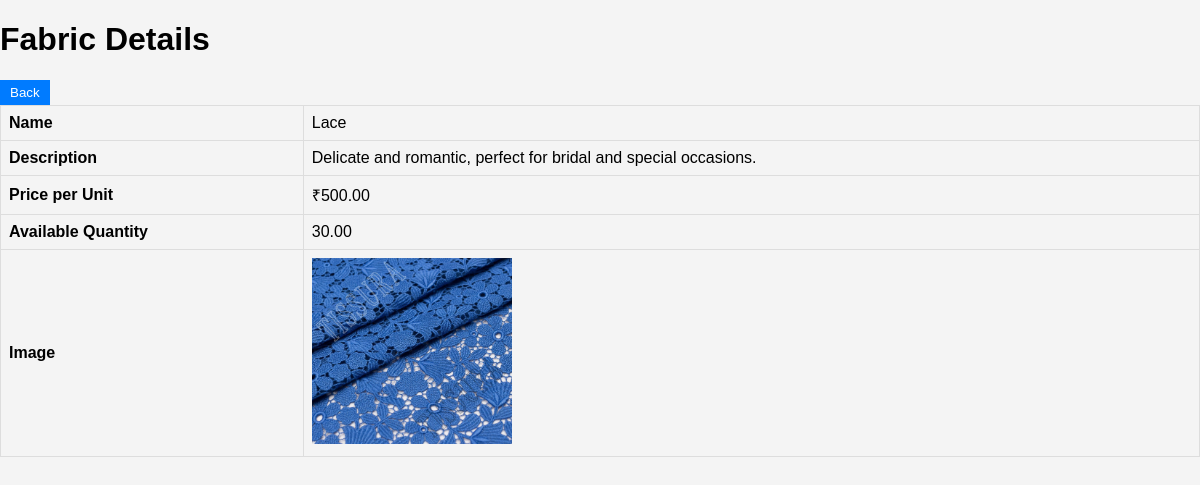
The page /admin/viewFabric.php?id=1 on the database its author committed.
### tables this page shows
CREATE TABLE `fabrics` (
  `FABRIC_ID` int(11) NOT NULL,
  `NAME` varchar(100) NOT NULL,
  `IMAGE_URL` varchar(255) DEFAULT NULL,
  `DESCRIPTION` text DEFAULT NULL,
  `PRICE_PER_UNIT` decimal(10,2) NOT NULL,
  `AVAILABLE_QUANTITY` decimal(10,2) NOT NULL,
  `CREATED_AT` datetime NOT NULL DEFAULT current_timestamp(),
  `visibility` tinyint(1) DEFAULT 1,
  `STOCK_STATUS` varchar(20) NOT NULL DEFAULT 'In Stock'
);

### admin/viewFabric.php (the view, shortened to what this page needs)
<?php
$conn = mysqli_connect("localhost", "root", "", "fashion");
$fabric_id = $_GET['id'];
$sql = "SELECT * FROM fabrics WHERE FABRIC_ID = $fabric_id";
$result = $conn->query($sql);
if ($result->num_rows > 0) {
    $fabric = $result->fetch_assoc();
} else {
    echo "No fabric found with the provided ID.";
}
?>
<!DOCTYPE html>
<html lang="en">
<head>
    <link rel="stylesheet" href="admin.css">
</head>
<body>
    <h1>Fabric Details</h1>
    <a href="manageFabric.php"><button>Back</button></a>
    <?php if (isset($fabric)): ?>
        <table border="1" cellpadding="10">
            <tr>
                <th>Name</th>
                <td><?php echo $fabric['NAME']; ?></td>
            </tr>
            <tr>
                <th>Description</th>
                <td><?php echo $fabric['DESCRIPTION']; ?></td>
            </tr>
            <tr>
                <th>Price per Unit</th>
                <td>₹<?php echo $fabric['PRICE_PER_UNIT']; ?></td>
            </tr>
            <tr>
                <th>Available Quantity</th>
                <td><?php echo $fabric['AVAILABLE_QUANTITY']; ?></td>
            </tr>
            <tr>
                <th>Image</th>
                <td><img src="<?php echo $fabric['IMAGE_URL']; ?>" alt="<?php echo $fabric['NAME']; ?>" width="200"></td>
            </tr>
        </table>
    <?php else: ?>
        <p>Fabric details not available.</p>
    <?php endif; ?>
</body>
</html>

### admin/admin.css (style rules this page uses)
body { font-family: Arial, sans-serif; background-color: #f4f4f4; margin: 0; padding: 0; }
table { width: 100%; border-collapse: collapse; }
th, td { border: 1px solid #ddd; padding: 8px; text-align: left; }
th { background-color: #f4f4f4; }
button { padding: 5px 10px; margin-right: 5px; border: none; background-color: #007bff; color: #fff; cursor: pointer; }

### rows shown on the page
fabrics: NAME "Lace", DESCRIPTION "Delicate and romantic, perfect for bridal and special occasions.", PRICE_PER_UNIT "500.00", AVAILABLE_QUANTITY "30.00", IMAGE_URL (picture)
